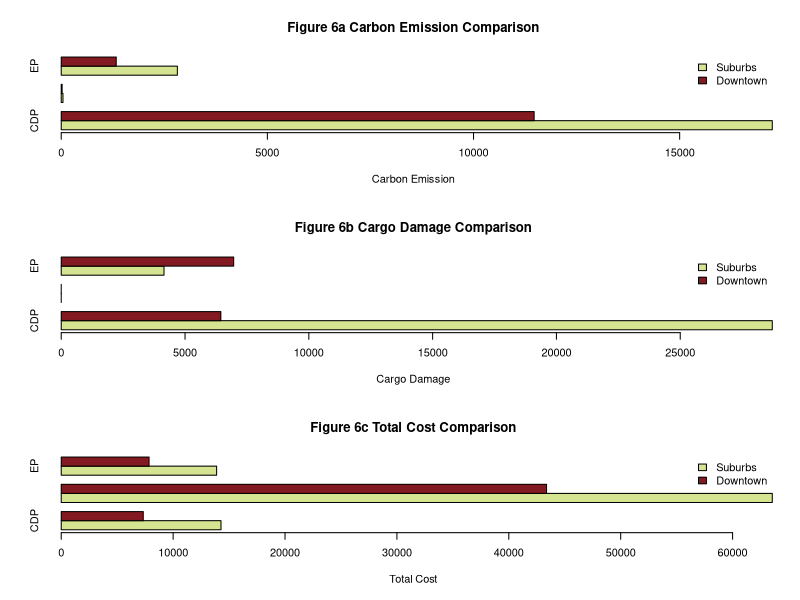

Generate this figure with R:
#碳排放
par(mfrow = c(3,1))

#1图
draw_data <- as.matrix(data.frame(CDP=c(17246.58075,11471.07243),
                                  CP=c(42.21917415,21.67289474),
                                  EP=c(2816.804977,1334.50603)))
rownames <- c("CDP","CP","EP")



#categories <- ("Suburbs","Urban") 
colors <- c("#D5E490","#831A21")

a <- barplot(draw_data,main="Figure 6a Carbon Emission Comparison",xlab="Carbon Emission",col=colors,horiz = TRUE,beside= TRUE)

par(bg="#F2EBE5")

legend("topright",
       legend = c("Suburbs","Downtown"),
       fill = c("#D5E490","#831A21"),
       bty="n",
       cex=1)

###########################################################################################################
#货损
draw_data <- as.matrix(data.frame(CDP=c(28717.65318,6446),
                                  CP=c(0,0),
                                  EP=c(4151.311008,6964.5)))
rownames <- c("CDP","CP","EP")



#categories <- ("Suburbs","Urban") 
colors <- c("#D5E490","#831A21")

a <- barplot(draw_data,main="Figure 6b Cargo Damage Comparison",xlab="Cargo Damage",col=colors,horiz = TRUE,beside= TRUE)

#par(bg="#F2EBE5")



legend("topright",
       legend = c("Suburbs","Downtown"),
       fill = c("#D5E490","#831A21"),
       bty="n",
       cex=1)
#########################################################################################################
#总成本
#1图
draw_data <- as.matrix(data.frame(CDP=c(14277.49191,7333.110666),
                                  CP=c(63547.29881,43372.90731),
                                  EP=c(13887.08905,7851.396373)))
rownames <- c("CDP","CP","EP")



#categories <- ("Suburbs","Urban") 
colors <- c("#D5E490","#831A21")

a <- barplot(draw_data,main="Figure 6c Total Cost Comparison",xlab="Total Cost",col=colors,horiz = TRUE,beside= TRUE)

#par(bg="#F2EBE5")
legend("topright",
       legend = c("Suburbs","Downtown"),
       fill = c("#D5E490","#831A21"),
       bty="n",
       cex=1)
